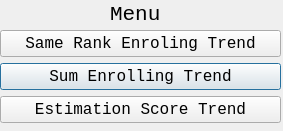
<?xml version="1.0" encoding="UTF-8"?>
<ui version="4.0">
 <class>Dialog</class>
 <widget class="QDialog" name="Dialog">
  <property name="geometry">
   <rect>
    <x>0</x>
    <y>0</y>
    <width>283</width>
    <height>131</height>
   </rect>
  </property>
  <property name="font">
   <font>
    <family>Consolas</family>
    <pointsize>12</pointsize>
   </font>
  </property>
  <property name="windowTitle">
   <string>Analyse Options</string>
  </property>
  <widget class="QLabel" name="label">
   <property name="geometry">
    <rect>
     <x>110</x>
     <y>4</y>
     <width>51</width>
     <height>20</height>
    </rect>
   </property>
   <property name="font">
    <font>
     <family>Consolas</family>
     <pointsize>16</pointsize>
    </font>
   </property>
   <property name="text">
    <string>Menu</string>
   </property>
  </widget>
  <widget class="QWidget" name="">
   <property name="geometry">
    <rect>
     <x>0</x>
     <y>30</y>
     <width>281</width>
     <height>95</height>
    </rect>
   </property>
   <layout class="QGridLayout" name="gridLayout">
    <item row="1" column="0">
     <widget class="QPushButton" name="sum_trend">
      <property name="text">
       <string>Sum Enrolling Trend</string>
      </property>
     </widget>
    </item>
    <item row="0" column="0">
     <widget class="QPushButton" name="rank_trend">
      <property name="text">
       <string>Same Rank Enroling Trend</string>
      </property>
     </widget>
    </item>
    <item row="2" column="0">
     <widget class="QPushButton" name="score_trend">
      <property name="text">
       <string>Estimation Score Trend</string>
      </property>
     </widget>
    </item>
   </layout>
  </widget>
 </widget>
 <resources/>
 <connections/>
</ui>
